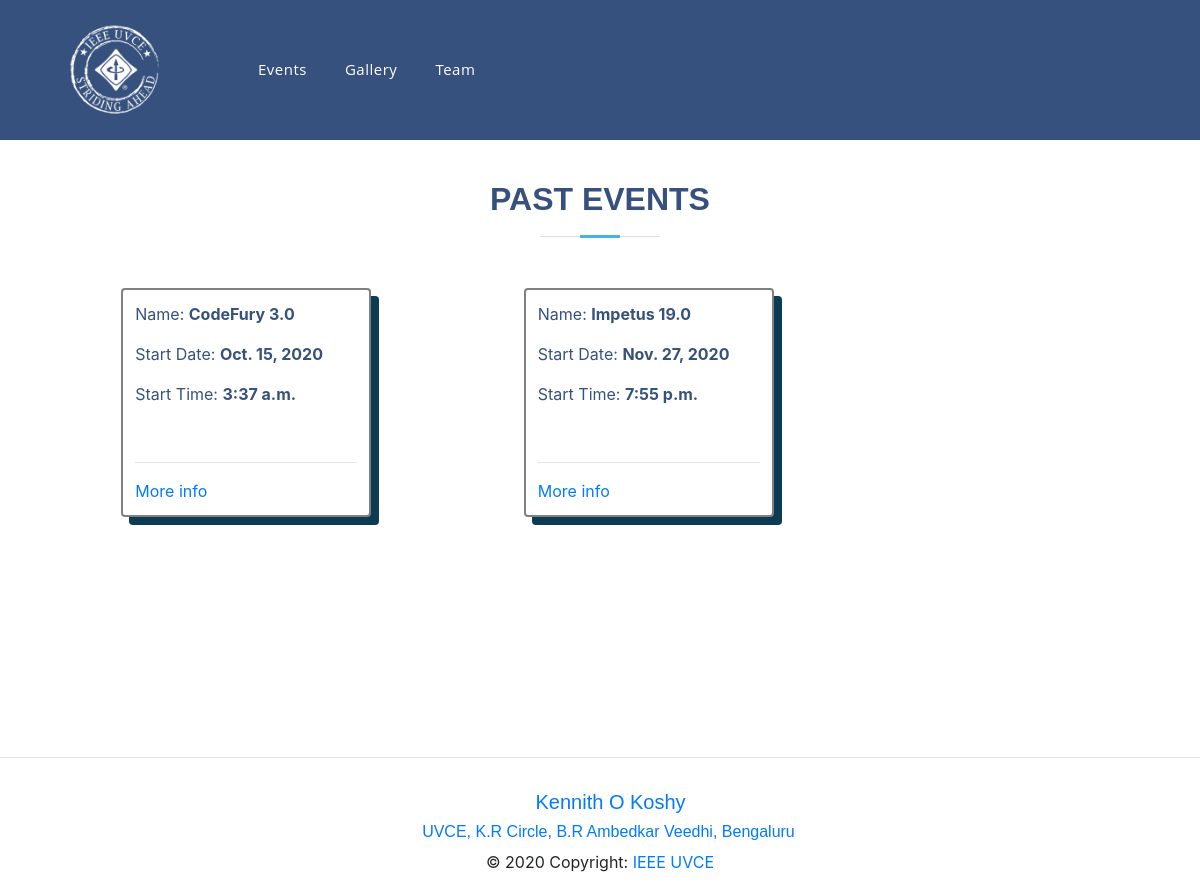
Page /events/ on the earlier database version.
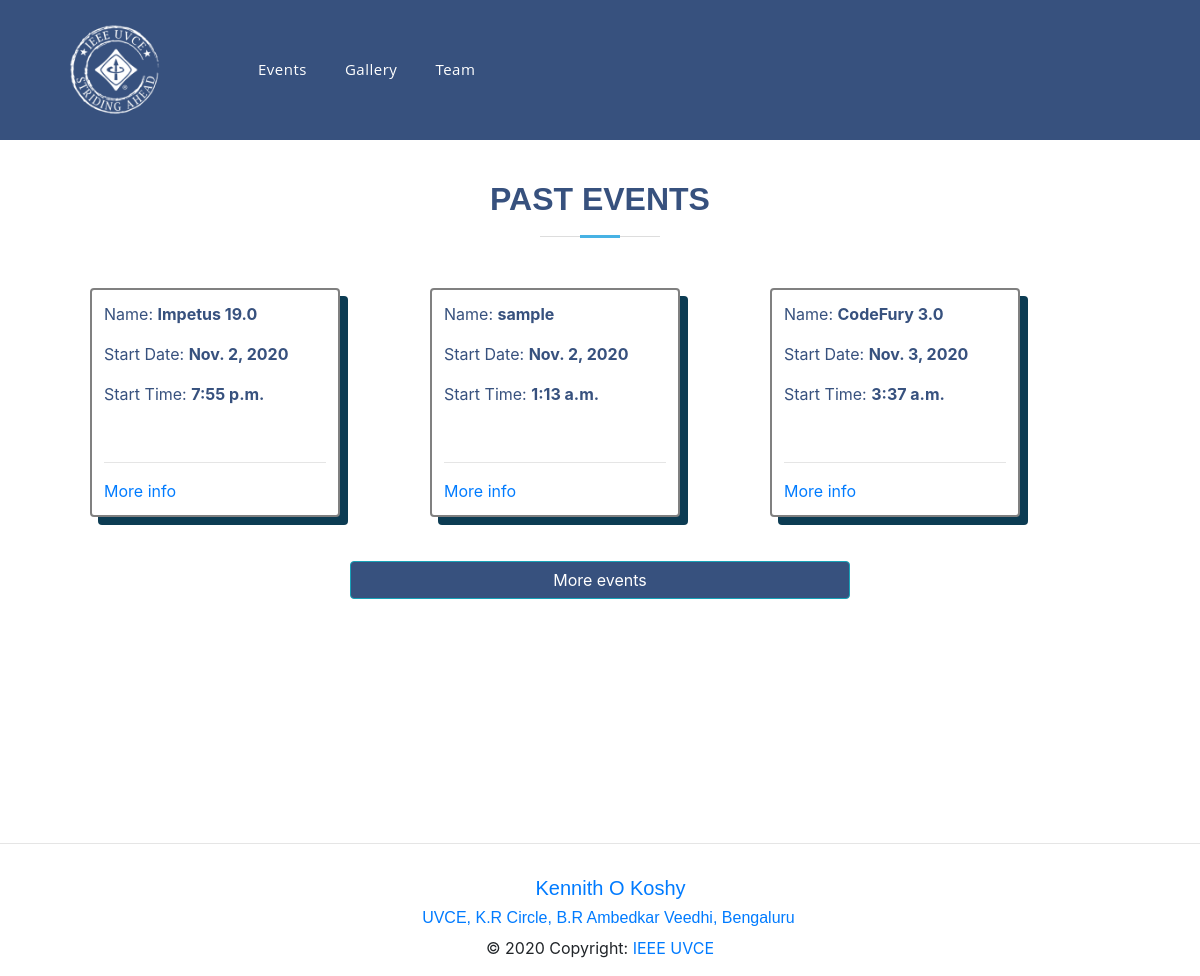
Same page on the later database version.
### events/models.py (models this page shows, shortened)
class Event(models.Model):
    event_name = models.CharField(max_length=100)
    slug = models.SlugField()
    date = models.DateField()
    time = models.TimeField()
    location = models.CharField(max_length=100)
    reg = models.URLField()
    description = models.TextField(max_length=1000, blank=True)
    created = models.DateTimeField(auto_now_add=True)
    orgzer = models.CharField(max_length=40)
    winners = models.TextField(blank=True, default='Not Yet Decided')
    author = models.ForeignKey(User, default=None, on_delete=models.CASCADE)
    is_approved = models.BooleanField(default=False, blank=True)
    approved_by = models.CharField(
        max_length=40,  null=True, blank=True, default=" ")
    class Meta:
        verbose_name = "Event"
        verbose_name_plural = "Events"

### events/views.py (the view)
# urls.py: path('', views.events_list, name='list'),
def events_list(request):
    events = Event.objects.all().order_by('date')
    events = events.filter(is_approved=True)
    event_today = events.filter(date=datetime.date.today())
    eventold = events.filter(date__lt=datetime.date.today())
    eventnew = events.filter(date__gt=datetime.date.today())
    page = request.GET.get('page', 1)
    eventscount = eventold.count()
    print(eventscount)
    paginator = Paginator(eventold, 3)
    try:
        eventold = paginator.page(1)
    except:
        pass
    content = {
        'events': events,
        'event_today': event_today,
        'eventold': eventold,
        'eventnew': eventnew,
        'eventscount': eventscount,
        'three': 3,
    }
    return render(request, 'events/events_list.html', content)

### events/templates/events/events_list.html (shortened to what this page needs)
{% extends 'base.html' %} {% block content %}  {% if eventold %}
<section id="skills" class="skills">
  <div class="container" data-aos="fade-up">
    <div class="section-title">
      <h2>Past Events</h2>
    </div>
    <div class="event-container">
      {% for event in eventold %}
      <div class="event">
        <p>Name: <b>{{ event.event_name }}</b></p>
        <p>Start Date: <b>{{ event.date }}</b></p>
        <p>Start Time: <b>{{ event.time }}</b></p>
        <br />
        <hr />
        <a href="{% url 'articles:detail' slug=event.slug %}">More info</a>
      </div>
      {% endfor %}
    </div>
    {% if eventscount > three %}
    <a class="btn btn-info btn-block my-4" style="background-color: #37517e;max-width:45%;margin:auto;"
      href="{% url 'articles:old_events' %}">More
      events </a>
    {% endif %}
  </div>
</section>
{% endif %} {% endblock %}

### templates/base.html (shortened to what this page needs)
{% load static %}
<!DOCTYPE html>
<html lang="en" style="overflow-x: hidden">
<head>
  <link rel="stylesheet" href="{% static 'css/style.css' %}" />
</head>
<body>
  <header id="header" class="fixed-top">
    <div class="container d-flex align-items-center">
      <div class="col-lg-2 col-md-2 col-4 d-flex align-items-center justify-content-center">
        <a href="
        {% block home_red %}
        {% url 'home_page' %}
        {% endblock  %}">
          <img src="{% static 'img/favicon-small.webp' %}" width="70%" height="50%" class="img-fluid faviamge" alt="" />
        </a>
      </div>
      <nav class="nav-menu d-none d-lg-block">
        <ul>
          <li>
            <a href="{% url 'articles:list' %}">Events</a>
          </li>
          <li>
            <a href="{% url 'post' %}">Gallery</a>
          </li>
          <li>
            <a href="{% url 'team' %}">Team</a>
          </li>
        </ul>
      </nav>
    </div>
  </header>
  {% block hero %}
  <section id="skills" class="skills" style="margin-top: 00px"></section>
  {% endblock %}
  {% block content %} {% endblock %}
  {% block footer %}
  <footer class="page-footer font-small cyan darken-3">
    <div class="container">
      <div class="row">
        <div class="col-md-12 py-5">
        </div>
      </div>
    </div>
    <hr>
    <div class="footer-copyright text-center py-3" data-aos="fade-up">
      <h5><a href="mailto:kennithkoshy@ieee.org"><i class="icofont-envelope"></i> Kennith O Koshy</a></h5>
      <h6><a target="_blank"
          href="https://www.google.com/maps/place/UVCE/@12.9753541,77.5845553,17z/data=!3m1!4b1!4m5!3m4!1s0x3bae1672fcfc6af1:0x9c2dc517c9231979!8m2!3d12.9753821!4d77.586793"><i
            class="icofont-google-map"></i>
          UVCE, K.R Circle, B.R Ambedkar Veedhi, Bengaluru </a></h6>
      © 2020 Copyright:
      <a href="{% url 'home_page' %}"> IEEE UVCE</a>
    </div>
  </footer>
  {% endblock %}
  <link rel="stylesheet" href="{% static 'vendor/icofont/icofont.min.css' %}" />
  <link rel="stylesheet" href="https://cdn.jsdelivr.net/npm/bootstrap@4.5.3/dist/css/bootstrap.min.css"
>
  <link href="https://unpkg.com/aos@2.3.1/dist/aos.css" rel="stylesheet">
  <link href='https://unpkg.com/boxicons@2.0.7/css/boxicons.min.css' rel='stylesheet'>
</body>
</html>

### assets/css/style.css (style rules this page uses)
body { font-family: "Open Sans", sans-serif; color: #444444; }
a { color: #47b2e4; }
h1, h2, h3, h4, h5, h6 { font-family: "Jost", sans-serif; }
#header { transition: all 0.5s; z-index: 997; padding: 15px 0; height: 140px; background-color: #37517e; }
.nav-menu ul { margin: 0; padding: 0; list-style: none; }
.nav-menu > ul { display: flex; }
.nav-menu > ul > li { position: relative; white-space: nowrap; padding: 10px 10px 10px 28px; }
.nav-menu a { display: block; position: relative; color: #fff; transition: 0.3s; font-size: 15px; letter-spacing: 0.5px; font-weight: 500; font-family: "Open Sans", sans-serif; }
.mobile-nav { position: fixed; top: 55px; right: 15px; bottom: 15px; left: 15px; z-index: 9999; overflow-y: auto; background: #fff; transition: ease-in-out 0.2s; opacity: 0; visibility: hidden; border-radius: 10px; padding: 10px 0; }
.mobile-nav * { margin: 0; padding: 0; list-style: none; }
.mobile-nav a { display: block; position: relative; color: #37517e; padding: 10px 20px; font-weight: 500; outline: none; }
section { padding: 60px 0; overflow: hidden; }
.section-title { text-align: center; padding-bottom: 30px; }
.section-title h2 { font-size: 32px; font-weight: bold; text-transform: uppercase; margin-bottom: 20px; padding-bottom: 20px; position: relative; color: #37517e; }
.section-title h2::before { content: ""; position: absolute; display: block; width: 120px; height: 1px; background: #ddd; bottom: 1px; left: calc(50% - 60px); }
.section-title h2::after { content: ""; position: absolute; display: block; width: 40px; height: 3px; background: #47b2e4; bottom: 0; left: calc(50% - 20px); }
.event-container { padding: auto; display: grid; grid-template-columns: auto auto auto auto; }
.event { width: 250px; background-color: white; color: rgba(55, 81, 126, 1); margin: auto; margin-bottom: 20px; padding: 12px; border: 2px solid grey; border-radius: 4px; box-shadow: 8px 8px 0px 0px #0c3c53; }

### templates/base.html (style rules this page uses)
li { list-style-type: none; }

Differences in the rows shown:
changed Event "Impetus 19.0": date "Nov. 27, 2020" → "Nov. 2, 2020"; moves up the list
added Event: event_name "sample", date "Nov. 2, 2020", time "1:13 a.m."
changed Event "CodeFury 3.0": date "Oct. 15, 2020" → "Nov. 3, 2020"
Other differences:
text now shown: "More events"
